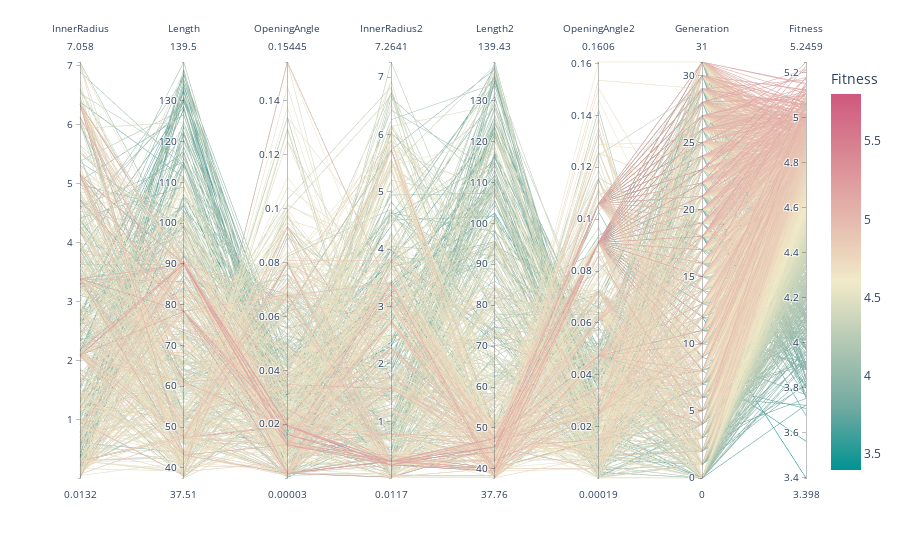

The notebook cell saved with this chart:
### Code cell
import plotly.express as px
fig = px.parallel_coordinates(df, color="Fitness", labels={"InnerRadius":"InnerRadius", "Length":"Length", 
                                                           "OpeningAngle":"OpeningAngle", "InnerRadius2":"InnerRadius2",
                                                           "Length2":"Length2","OpeningAngle2":"OpeningAngle2", 
                                                           "Generation":"Generation","Fitness":"Fitness",},
                    color_continuous_scale=px.colors.diverging.Tealrose, color_continuous_midpoint=4.6)
fig.show()

### Figure 1 — Plotly figure (JSON) as saved in the notebook; plotly's stock layout.template omitted (floating-point values rounded to 4 significant figures; data arrays with more than 128 entries replaced by an {"elided": "..."} marker saying what was removed)
{"data": [{"dimensions": [{"label": "InnerRadius", "values": {"elided": "1600 float values"}}, {"label": "Length", "values": {"elided": "1600 float values"}}, {"label": "OpeningAngle", "values": {"elided": "1600 float values"}}, {"label": "InnerRadius2", "values": {"elided": "1600 float values"}}, {"label": "Length2", "values": {"elided": "1600 float values"}}, {"label": "OpeningAngle2", "values": {"elided": "1600 float values"}}, {"label": "Generation", "values": {"elided": "1600 int values"}}, {"label": "Fitness", "values": {"elided": "1600 float values"}}], "domain": {"x": [0, 1], "y": [0, 1]}, "line": {"color": {"elided": "1600 float values"}, "coloraxis": "coloraxis"}, "name": "", "type": "parcoords"}], "layout": {"coloraxis": {"cmid": 4.6, "colorbar": {"title": {"text": "Fitness"}}, "colorscale": [[0, "rgb(0, 147, 146)"], [0.1667, "rgb(114, 170, 161)"], [0.3333, "rgb(177, 199, 179)"], [0.5, "rgb(241, 234, 200)"], [0.6667, "rgb(229, 185, 173)"], [0.8333, "rgb(217, 137, 148)"], [1, "rgb(208, 88, 126)"]]}, "legend": {"tracegroupgap": 0}, "margin": {"t": 60}}}
